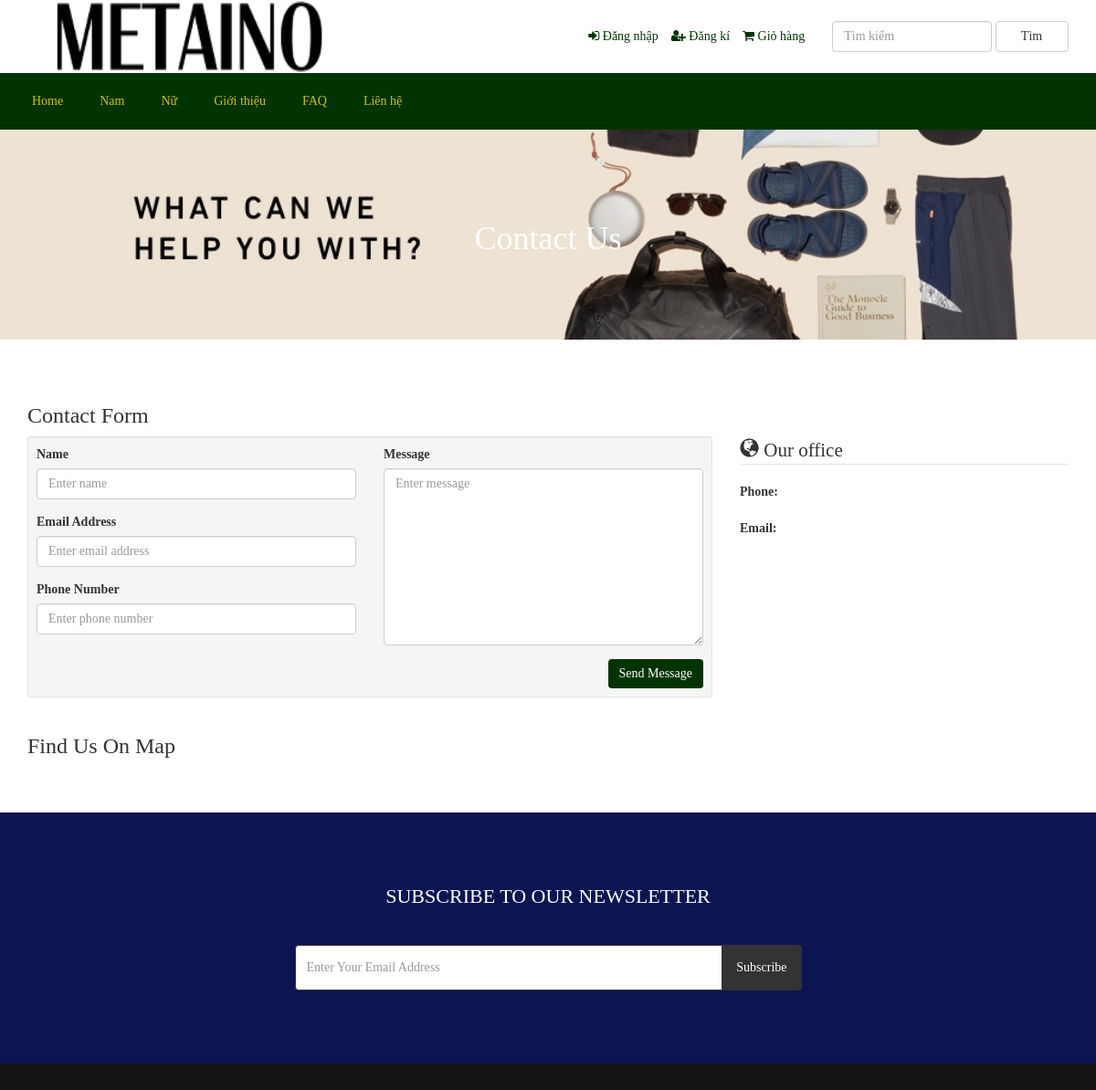
Screenshot of /contact.php (signed in) with the database file from the repository.
### tables this page shows
CREATE TABLE `tbl_top_category` (
  `tcat_id` int(11) NOT NULL,
  `tcat_name` varchar(255) NOT NULL,
  `show_on_menu` int(11) NOT NULL
);

CREATE TABLE `tbl_page` (
  `id` int(11) NOT NULL,
  `about_title` varchar(255) NOT NULL,
  `about_content` text NOT NULL,
  `about_banner` varchar(255) NOT NULL,
  `about_meta_title` varchar(255) NOT NULL,
  `about_meta_keyword` text NOT NULL,
  `about_meta_description` text NOT NULL,
  `faq_title` varchar(255) NOT NULL,
  `faq_banner` varchar(255) NOT NULL,
  `faq_meta_title` varchar(255) NOT NULL,
  `faq_meta_keyword` text NOT NULL,
  `faq_meta_description` text NOT NULL,
  `blog_title` varchar(255) NOT NULL,
  `blog_banner` varchar(255) NOT NULL,
  `blog_meta_title` varchar(255) NOT NULL,
  `blog_meta_keyword` text NOT NULL,
  `blog_meta_description` text NOT NULL,
  `contact_title` varchar(255) NOT NULL,
  `contact_banner` varchar(255) NOT NULL,
  `contact_meta_title` varchar(255) NOT NULL,
  `contact_meta_keyword` text NOT NULL,
  `contact_meta_description` text NOT NULL,
  `pgallery_title` varchar(255) NOT NULL,
  `pgallery_banner` varchar(255) NOT NULL,
  `pgallery_meta_title` varchar(255) NOT NULL,
  `pgallery_meta_keyword` text NOT NULL,
  `pgallery_meta_description` text NOT NULL,
  `vgallery_title` varchar(255) NOT NULL,
  `vgallery_banner` varchar(255) NOT NULL,
  `vgallery_meta_title` varchar(255) NOT NULL,
  `vgallery_meta_keyword` text NOT NULL,
  `vgallery_meta_description` text NOT NULL
);

### contact.php (the view, shortened to what this page needs)
<?php require_once('header.php'); ?>
<?php
$statement = $pdo->prepare("SELECT * FROM tbl_page WHERE id=1");
$statement->execute();
$result = $statement->fetchAll(PDO::FETCH_ASSOC);
foreach ($result as $row) {
    $contact_title = $row['contact_title'];
    $contact_banner = $row['contact_banner'];
}
?>
<div class="page-banner" style="background-image: url(assets/uploads/<?php echo $contact_banner; ?>);">
    <div class="inner">
        <h1><?php echo $contact_title; ?></h1>
    </div>
</div>
<div class="page">
    <div class="container">
        <div class="row">
            <div class="col-md-12">
                <h3>Contact Form</h3>
                <div class="row cform">
                    <div class="col-md-8">
                        <div class="well well-sm">
                            <form action="" method="post">
                            <div class="row">
                                <div class="col-md-6">
                                    <div class="form-group">
                                        <label for="name">Name</label>
                                        <input type="text" class="form-control" name="visitor_name" placeholder="Enter name">
                                    </div>
                                    <div class="form-group">
                                        <label for="email">Email Address</label>
                                        <input type="email" class="form-control" name="visitor_email" placeholder="Enter email address">
                                    </div>
                                    <div class="form-group">
                                        <label for="email">Phone Number</label>
                                        <input type="text" class="form-control" name="visitor_phone" placeholder="Enter phone number">
                                    </div>
                                </div>
                                <div class="col-md-6">
                                    <div class="form-group">
                                        <label for="name">Message</label>
                                        <textarea name="visitor_message" class="form-control" rows="9" cols="25" placeholder="Enter message"></textarea>
                                    </div>
                                </div>
                                <div class="col-md-12">
                                    <input type="submit" value="Send Message" class="btn btn-primary pull-right" name="form_contact">
                                </div>
                            </div>
                            </form>
                        </div>
                    </div>
                    <div class="col-md-4">
                        <legend><span class="glyphicon glyphicon-globe"></span> Our office</legend>
                        <address>
                            <strong>Phone:</strong><br>
                        </address>
                        <address>
                            <strong>Email:</strong><br>
                        </address>
                    </div>
                </div>
                <h3>Find Us On Map</h3>
            </div>
        </div>
    </div>
</div>
<?php require_once('footer.php'); ?>

### header.php (shortened to what this page needs)
<?php
include("admin/inc/config.php");
$statement = $pdo->prepare("SELECT * FROM tbl_settings WHERE id=1");
$statement->execute();
$result = $statement->fetchAll(PDO::FETCH_ASSOC);
?>
<!DOCTYPE html>
<html lang="en">
<head>
	<link rel="stylesheet" href="assets/css/bootstrap.min.css">
	<link rel="stylesheet" href="assets/css/font-awesome.min.css">
	<link rel="stylesheet" href="assets/css/owl.carousel.min.css">
	<link rel="stylesheet" href="assets/css/owl.theme.default.min.css">
	<link rel="stylesheet" href="assets/css/jquery.bxslider.min.css">
    <link rel="stylesheet" href="assets/css/magnific-popup.css">
    <link rel="stylesheet" href="assets/css/rating.css">
	<link rel="stylesheet" href="assets/css/spacing.css">
	<link rel="stylesheet" href="assets/css/bootstrap-touch-slider.css">
	<link rel="stylesheet" href="assets/css/animate.min.css">
	<link rel="stylesheet" href="assets/css/tree-menu.css">
	<link rel="stylesheet" href="assets/css/select2.min.css">
	<link rel="stylesheet" href="assets/css/main1.css">
	<link rel="stylesheet" href="assets/css/responsive.css">
	<?php
	$statement = $pdo->prepare("SELECT * FROM tbl_page WHERE id=1");
	$statement->execute();
	$result = $statement->fetchAll(PDO::FETCH_ASSOC);
		?>
</head>
<body>
<div class="header">
	<div class="container">
		<div class="row inner">
			<div class="col-md-4 logo">
				<a href="index.php"><img src="assets/uploads/metaino.png" alt="logo image"></a>
			</div>
			<div class="col-md-5 right">
				<ul>
					<?php
					if(isset($_SESSION['customer'])) {
						?>
						<li><i class="fa fa-user"></i> <?php echo LANG_VALUE_13; ?> <?php echo $_SESSION['customer']['cust_name']; ?></li>
						<li><a href="dashboard.php"><i class="fa fa-home"></i> <?php echo LANG_VALUE_89; ?></a></li>
						<?php
					} else {
						?>
						<li><a href="login.php"><i class="fa fa-sign-in"></i> Đăng nhập</a></li>
						<li><a href="registration.php"><i class="fa fa-user-plus"></i> Đăng kí</a></li>
						<?php
					}
					?>
					<li><a href="cart.php"><i class="fa fa-shopping-cart"></i> Giỏ hàng </a></li>
				</ul>
			</div>
			<div class="col-md-3 search-area">
				<form class="navbar-form navbar-left" role="search" action="search-result.php" method="get">
					<div class="form-group">
						<input type="text" class="form-control search-top" placeholder="Tìm kiếm" name="search_text">
					</div>
					<button type="submit" class="btn btn-default">Tìm</button>
				</form>
			</div>
		</div>
	</div>
</div>
<div class="nav">
	<div class="container">
		<div class="row">
			<div class="col-md-12 pl_0 pr_0">
				<div class="menu-container">
					<div class="menu">
						<ul>
							<li><a href="index.php">Home</a></li>
							<?php
							$statement = $pdo->prepare("SELECT * FROM tbl_top_category WHERE show_on_menu=1");
							$statement->execute();
							$result = $statement->fetchAll(PDO::FETCH_ASSOC);
							foreach ($result as $row) {
								?>
								<li><a href="product-category.php?id=<?php echo $row['tcat_id']; ?>&type=top-category"><?php echo $row['tcat_name']; ?></a>
								</li>
								<?php
							}
							?>
							<li><a href="about.php">Giới thiệu</a></li>
							<li><a href="faq.php">FAQ</a></li>
							<li><a href="contact.php">Liên hệ</a></li>
						</ul>
					</div>
				</div>
			</div>
		</div>
	</div>
</div>

### footer.php (shortened to what this page needs)
<?php
$statement = $pdo->prepare("SELECT * FROM tbl_settings WHERE id=1");
$statement->execute();
$result = $statement->fetchAll(PDO::FETCH_ASSOC);
foreach ($result as $row)
{
    $newsletter_on_off = $row['newsletter_on_off'];
}
?>
<?php if($newsletter_on_off == 1): ?>
<section class="home-newsletter">
	<div class="container">
		<div class="row">
			<div class="col-md-6 col-md-offset-3">
				<div class="single">
				<form action="" method="post">
					<h2><?php echo LANG_VALUE_93; ?></h2>
					<div class="input-group">
			        	<input type="email" class="form-control" placeholder="<?php echo LANG_VALUE_95; ?>" name="email_subscribe">
			         	<span class="input-group-btn">
			         	<button class="btn btn-theme" type="submit" name="form_subscribe"><?php echo LANG_VALUE_92; ?></button>
			         	</span>
			        </div>
				</div>
			</div>
		</div>
	</div>
</section>
<?php endif; ?>
<div class="footer-bottom">
	<div class="container">
		<div class="row">
			<div class="col-md-12 copyright">
			</div>
		</div>
	</div>
</div>
</body>
</html>

### assets/css/main1.css (style rules this page uses)
* { margin: 0; padding: 0; }
body { font-family: 'UTM Avo'; font-size: 14px; }
h1, h2, h3, h4, h5, h6 { font-family: 'UTM Avo' }
a { text-decoration: none; }
.header { width: 100%; height: auto; background: #fff; }
.header .inner { height: auto; display: table; }
.header .logo { float: none; display: table-cell; vertical-align: middle; }
.header .logo img { max-width: 100%; height: 80px; }
.header .navbar-form .form-control { width: 300px; }
.header .search-area { float: none; display: table-cell; vertical-align: middle; }
.header .search-area .form-group { width: calc(100% - 84px); }
.header .search-area button { width: 80px; }
.header .search-area form { width: 100%; }
.header .right { float: none; display: table-cell; vertical-align: middle; padding-right: 0; }
.header .right ul { float: right; margin-bottom: 0; }
.header .right ul li { list-style-type: none; float: left; margin-left: 14px; color: #023401; }
.header .right ul li a { color: #023401; }
.header .navbar-form .search-top { width: 100%; }
.nav { background: #023401; }
.menu-dropdown-icon:before { content: "\f067"; font-family: "FontAwesome"; display: none; cursor: pointer; float: right; padding: 1.5em 2em; background: #fff; color: #333; }
.menu > ul { margin: 0 auto; width: 100%; list-style: none; padding: 0; position: relative; box-sizing: border-box; }
.menu > ul:before, .menu > ul:after { content: ""; display: table; }
.menu > ul:after { clear: both; }
.menu > ul > li { float: left; padding: 0; margin: 0; }
.menu > ul > li a { text-decoration: none; padding: 1.5em 20px; display: block; color: #d2c100; }
.footer-bottom { width: 100%; height: auto; background: #141314; padding: 14px 0; }
.footer-bottom .copyright { font-size: 13px; color: #a3a3a3; text-align: center; }
.page-banner { width: 100%; height: auto; background-repeat: no-repeat; background-position: center center; -webkit-background-size: cover; background-size: cover; position: relative; padding-top: 80px; padding-bottom: 80px; overflow: hidden; }
.page-banner h1 { color: #fff; text-align: center; z-index: 999; position: relative; }
.page { width: 100%; height: auto; padding-top: 50px; padding-bottom: 50px; }
.cform input[type="submit"] { background: #023401; border: 0; }
.home-newsletter { padding: 80px 0; background: #0d1452; }
.home-newsletter .single { max-width: 650px; margin: 0 auto; text-align: center; position: relative; z-index: 2; }
.home-newsletter .single h2 { font-size: 22px; color: white; text-transform: uppercase; margin-bottom: 40px; margin-top: 0; }
.home-newsletter .single .form-control { height: 50px; border-color: #333; outline: none; }
.home-newsletter .single .btn { min-height: 50px; background: #333; color: #fff; padding-left: 15px; padding-right: 15px; }

### assets/css/responsive.css (style rules this page uses)
@media only screen and (min-width: 992px) { .header .inner { width: 100%; } }
@media only screen and (min-width: 992px) { .header .search-area { padding-right: 0; } }
@media only screen and (min-width: 992px) { .header .search-area form { padding-right: 0; } }
@media only screen and (min-width: 992px) { .header .container { padding-right: 0; } }

### rows the page displays
tbl_top_category: tcat_name "Nam"
tbl_top_category: tcat_name "Nữ"
tbl_page: contact_banner (picture), contact_title "Contact Us"

### other values shown
LANG_VALUE_93 "SUBSCRIBE TO OUR NEWSLETTER"
LANG_VALUE_92 "Subscribe"
